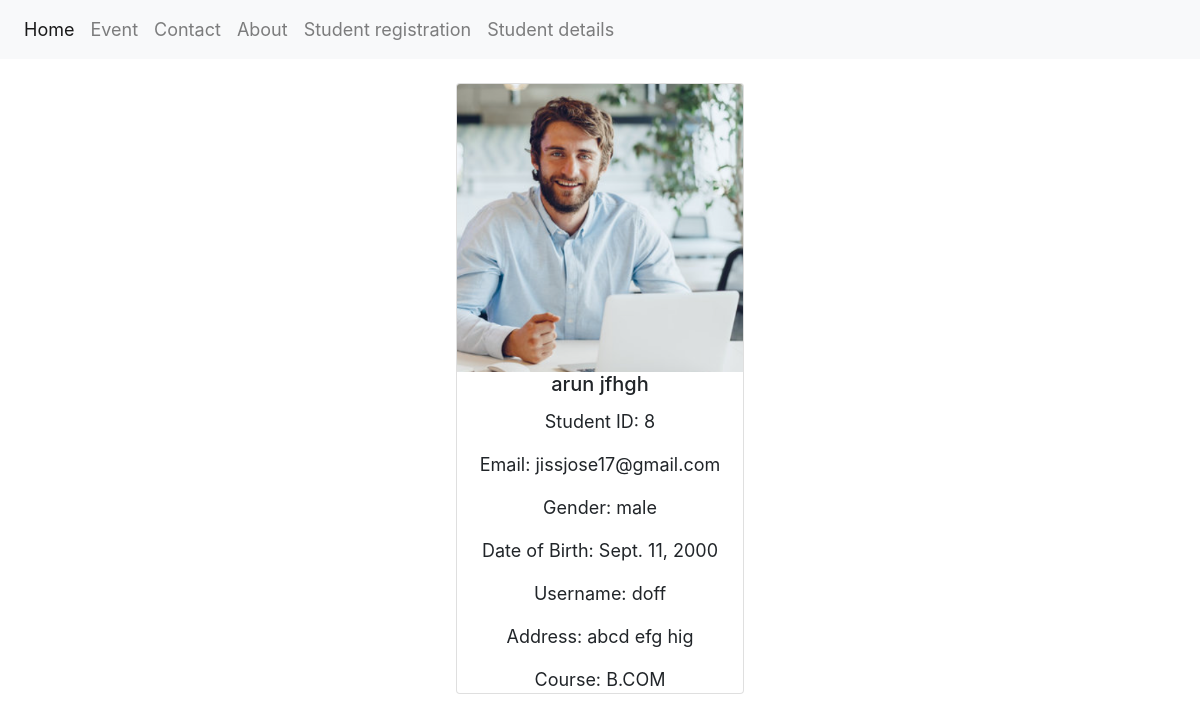
/profile/8, run on the app's committed database.
### clg_app/models.py (models this page shows)
class studentform(models.Model):
    studentfname=models.CharField(max_length=50)
    studentlname=models.CharField(max_length=50)
    studentnumber=models.IntegerField()
    studentemail=models.EmailField()
    studentgender=models.CharField(max_length=50)
    studentdob=models.DateField()
    studentusername=models.CharField(max_length=50)
    studentpassword=models.IntegerField()
    studentaddress=models.CharField(max_length=50)
    studentcourse=models.CharField(max_length=50)
    studentimage=models.ImageField(upload_to='image/')

### clg_app/views.py (the view)
# urls.py: path('profile/<int:data>',views.profile,name='profile'),
def profile(request,data):
    pro=studentform.objects.get(id=data)
    return render(request,'profile.html',{'show':pro})

### clg_app/templates/profile.html (shortened to what this page needs)
<!DOCTYPE html>
<html lang="en">
<head>
    <link rel="stylesheet" href="https://cdn.jsdelivr.net/npm/bootstrap@4.0.0/dist/css/bootstrap.min.css">
</head>
<body>
    <nav class="navbar navbar-expand-lg navbar-light bg-light" >
        <div class="collapse navbar-collapse" id="navbarNav">
          <ul class="navbar-nav">
            <li class="nav-item active">
              <a class="nav-link" href="{% url 'homepage' %}">Home</a>
            </li>
            <li class="nav-item">
              <a class="nav-link" href="{% url 'eventpage' %}">Event</a>
            </li>
            <li class="nav-item">
              <a class="nav-link" href="{% url 'contactpage' %}">Contact</a>
            </li>
            <li class="nav-item">
              <a class="nav-link" href="{% url 'aboutpage' %}">About</a>
            </li>
            <li class="nav-item">
              <a class="nav-link" href="{% url 'registerpage' %}">Student registration</a>
            </li>
            <li class="nav-item">
              <a class="nav-link" href="{% url 'show_students' %}">Student details</a>
            </li>
          </ul>
        </div>
      </nav>
      <br>
      <section >
        <div class="card" style="width: 18rem;">
             <img class="card-img-top" src="{{show.studentimage.url}}" alt="Card image cap" >
              <h5 class="card-title">{{ show.studentfname }} {{ show.studentlname }}</h5>
              <p class="card-text">Student ID: {{ show.id }}</p>
              <p class="card-text">Email: {{ show.studentemail }}</p>
              <p class="card-text">Gender: {{ show.studentgender }}</p>
              <p class="card-text">Date of Birth: {{ show.studentdob }}</p>
              <p class="card-text">Username: {{ show.studentusername }}</p>
              <p class="card-text">Address: {{ show.studentaddress }}</p>
              <p class="card-text">Course: {{ show.studentcourse }}</p>
      </div>
      </section>
</body>
</html>

### clg_app/templates/profile.html (style rules this page uses)
a { font-size: large; }
.card { margin: 0 auto; float: none; margin-bottom: 10px; text-align: center; font-size: large; }

### data on the page
studentform: studentimage (picture), studentfname "arun", studentlname "jfhgh", id "8", studentemail "jissjose17@gmail.com", studentgender "male", studentdob "Sept. 11, 2000", studentusername "doff", studentaddress "abcd efg hig", studentcourse "B.COM"
